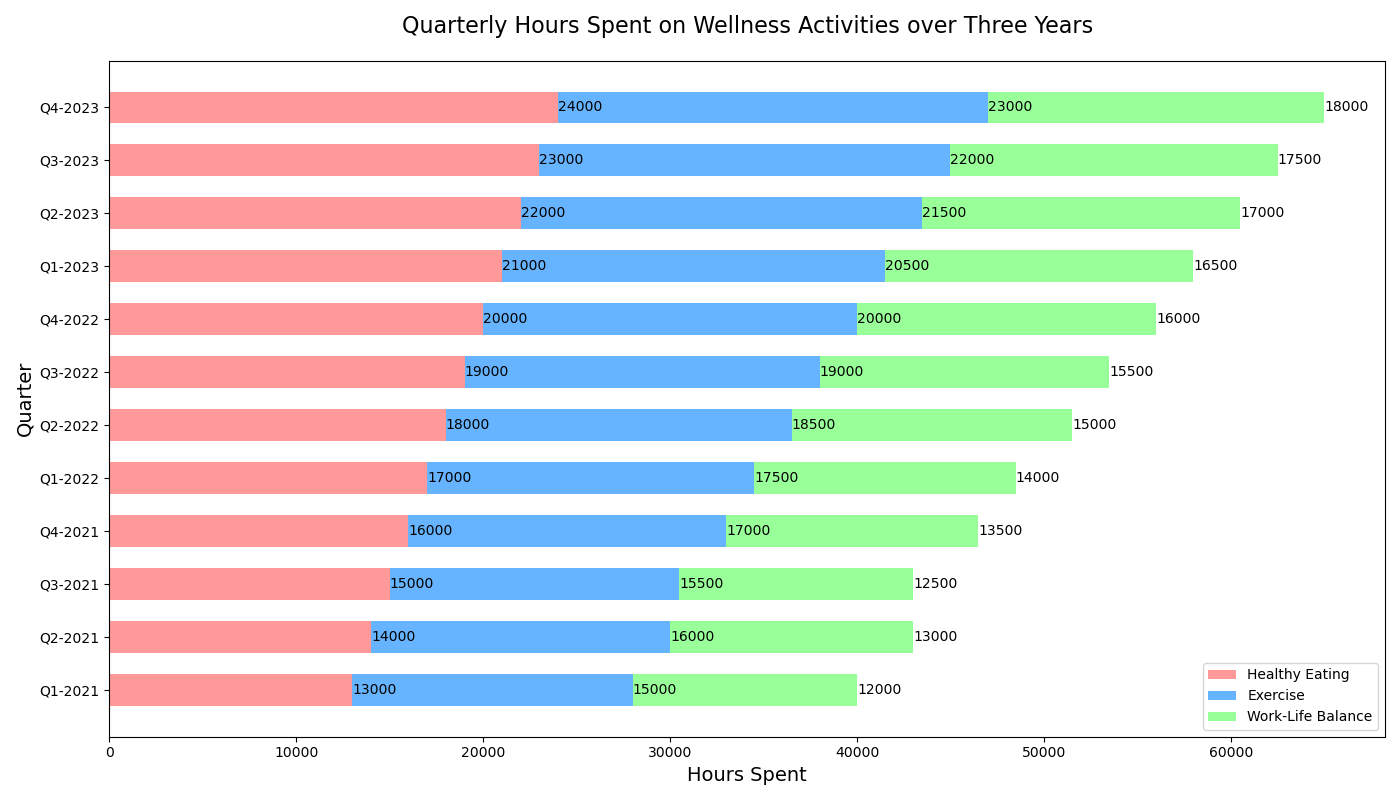

This figure's Python source:

import matplotlib.pyplot as plt
import numpy as np

# Data
quarters = ['Q1-2021', 'Q2-2021', 'Q3-2021', 'Q4-2021', 'Q1-2022', 'Q2-2022', 'Q3-2022', 'Q4-2022', 'Q1-2023', 'Q2-2023', 'Q3-2023', 'Q4-2023']
healthy_eating = np.array([13000, 14000, 15000, 16000, 17000, 18000, 19000, 20000, 21000, 22000, 23000, 24000])
exercise = np.array([15000, 16000, 15500, 17000, 17500, 18500, 19000, 20000, 20500, 21500, 22000, 23000])
work_life_balance = np.array([12000, 13000, 12500, 13500, 14000, 15000, 15500, 16000, 16500, 17000, 17500, 18000])

# Plot
fig, ax = plt.subplots(figsize=(14, 8))  # Change width and height of the chart

bar_height = 0.6  # Change height of bars

# Stacked bars (horizontal version)
bar1 = ax.barh(quarters, healthy_eating, height=bar_height, color='#ff9999')
bar2 = ax.barh(quarters, exercise, left=healthy_eating, height=bar_height, color='#66b3ff')
bar3 = ax.barh(quarters, work_life_balance, left=healthy_eating+exercise, height=bar_height, color='#99ff99')

# Labels and title
ax.set_xlabel('Hours Spent', fontsize=14)
ax.set_ylabel('Quarter', fontsize=14)
ax.set_title('Quarterly Hours Spent on Wellness Activities over Three Years', fontsize=16, pad=20)

# Legend
ax.legend((bar1[0], bar2[0], bar3[0]), ('Healthy Eating', 'Exercise', 'Work-Life Balance'))

# Numerical labels for each bar
for bars in [bar1, bar2, bar3]:
    for bar in bars:
        width = bar.get_width()
        ax.text(bar.get_width() + bar.get_x(), bar.get_y() + bar.get_height()/2, f'{int(width)}', va='center', ha='left', fontsize=10)

plt.tight_layout()  # Adjust layout to fit everything properly
plt.show()
